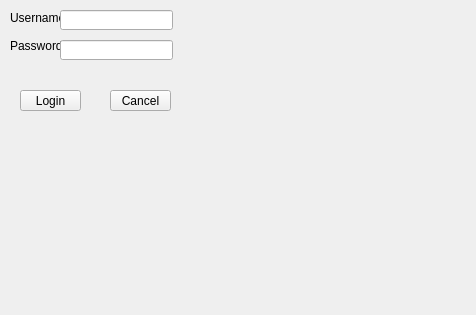
<?xml version="1.0" encoding="UTF-8"?>
<ui version="4.0">
 <class>Form</class>
 <widget class="QWidget" name="Form">
  <property name="geometry">
   <rect>
    <x>0</x>
    <y>0</y>
    <width>476</width>
    <height>315</height>
   </rect>
  </property>
  <property name="windowTitle">
   <string>Form</string>
  </property>
  <widget class="QLabel" name="Usr_lbl">
   <property name="geometry">
    <rect>
     <x>10</x>
     <y>10</y>
     <width>51</width>
     <height>16</height>
    </rect>
   </property>
   <property name="text">
    <string>Username</string>
   </property>
  </widget>
  <widget class="QLabel" name="pass_lbl">
   <property name="geometry">
    <rect>
     <x>10</x>
     <y>36</y>
     <width>51</width>
     <height>20</height>
    </rect>
   </property>
   <property name="text">
    <string>Password</string>
   </property>
  </widget>
  <widget class="QLineEdit" name="User_txt">
   <property name="geometry">
    <rect>
     <x>60</x>
     <y>10</y>
     <width>113</width>
     <height>20</height>
    </rect>
   </property>
  </widget>
  <widget class="QLineEdit" name="Use_pass">
   <property name="geometry">
    <rect>
     <x>60</x>
     <y>40</y>
     <width>113</width>
     <height>20</height>
    </rect>
   </property>
  </widget>
  <widget class="QPushButton" name="pushButton">
   <property name="geometry">
    <rect>
     <x>20</x>
     <y>90</y>
     <width>61</width>
     <height>21</height>
    </rect>
   </property>
   <property name="text">
    <string>Login</string>
   </property>
  </widget>
  <widget class="QPushButton" name="pushButton_2">
   <property name="geometry">
    <rect>
     <x>110</x>
     <y>90</y>
     <width>61</width>
     <height>21</height>
    </rect>
   </property>
   <property name="text">
    <string>Cancel</string>
   </property>
  </widget>
 </widget>
 <resources/>
 <connections/>
</ui>
